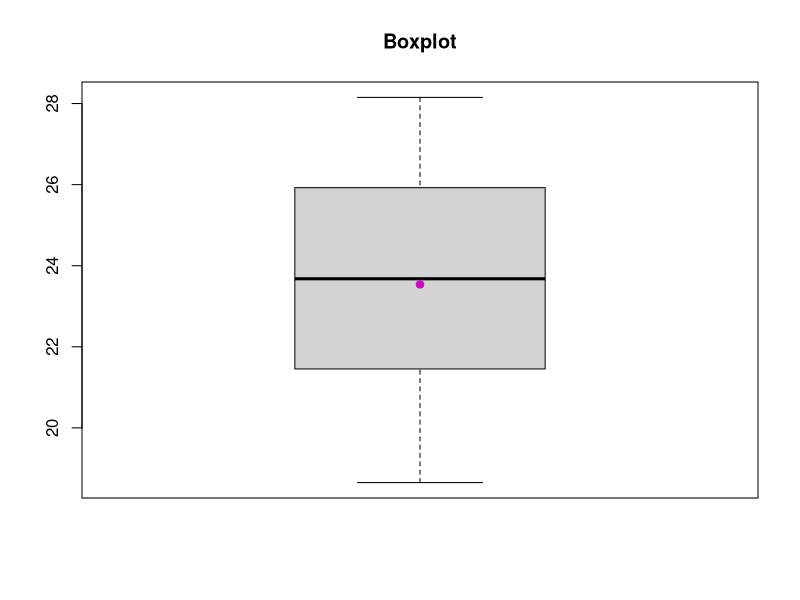

Write R code to recreate this figure.
# Display the table

file <- read.csv("tablej.csv",TRUE,sep = ",")
print(file)
file$IMC<- (file$Peso/(file$Altura)^2)

# Display the Boxsplot graph

boxplot(file$IMC,main="Boxplot")
points (1, mean(file$IMC), col = 6, pch =19)
